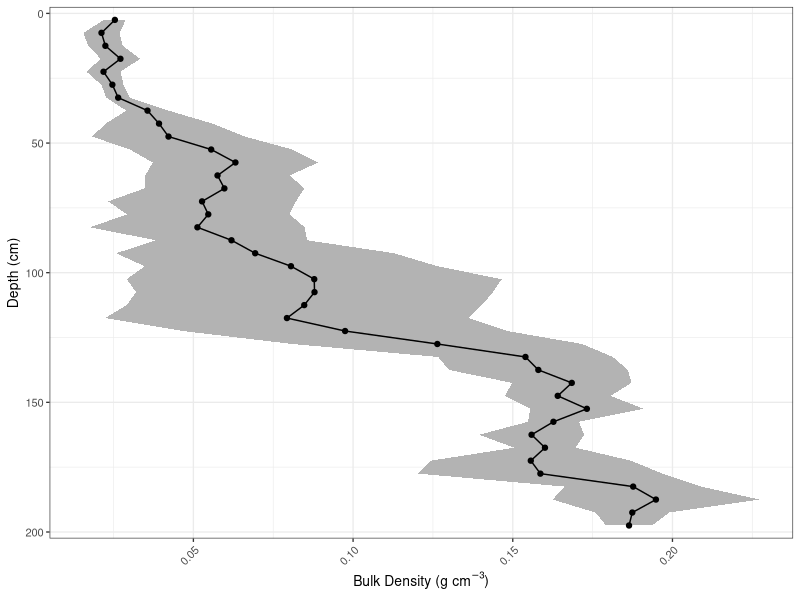
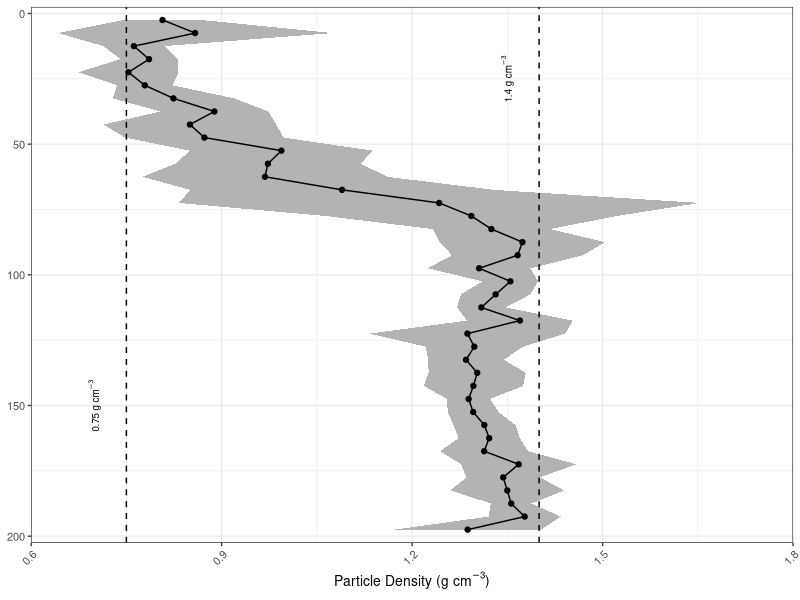
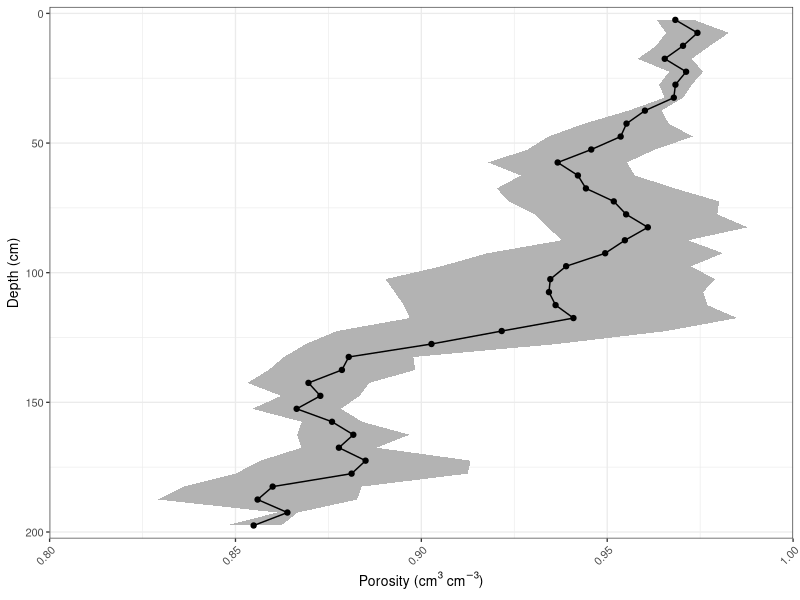
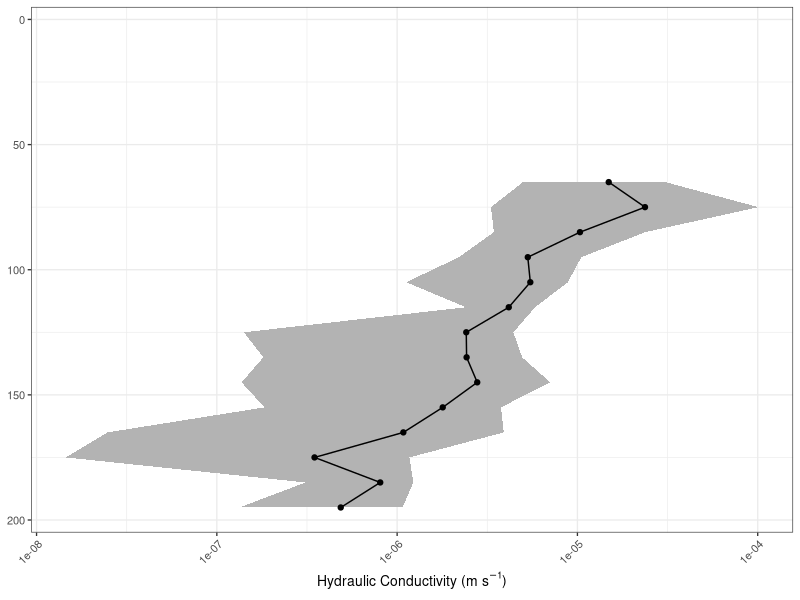
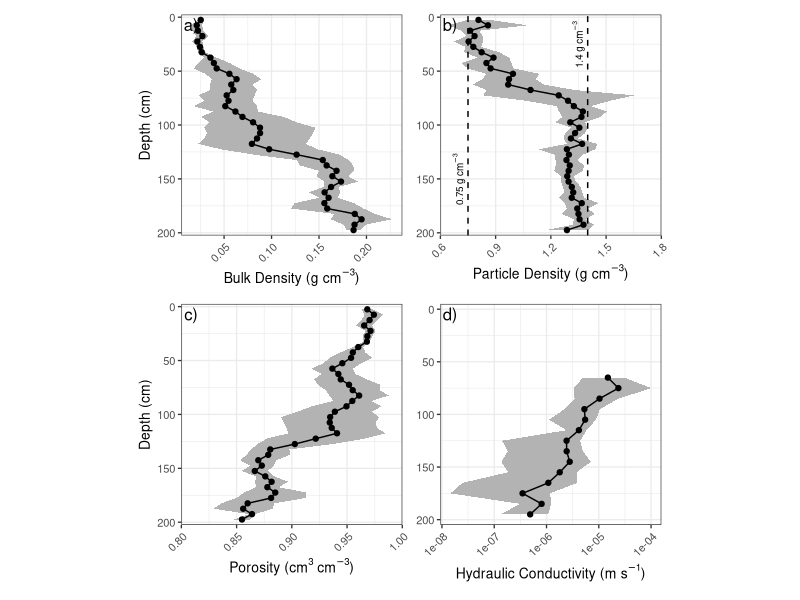
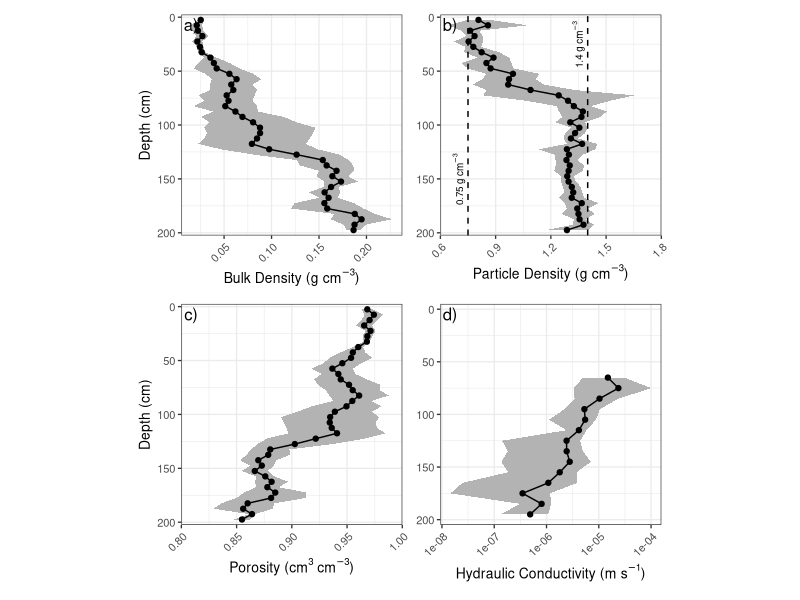

R code for these plots, in order:
#' # Load Libraries

library(tidyverse)
library(patchwork)

#' # Read in data 
data <-  read_csv("Data.csv") %>%
  pivot_longer(cols = c("particle_density_g_cm3", "bulk_density_g_cm3", "porosity"), names_to = "parameter", values_to = "value")

k_data <-  read_csv("Ksat data.csv") 

plot_data <- data %>%
  group_by(parameter, mid_depth) %>%
  summarise(mean = mean(value, na.rm = TRUE),
            sd = sd(value, na.rm = TRUE)) %>%
  ungroup() 

plot_data2 <- k_data %>%
  group_by(mid_depth) %>%
  summarise(mean = mean(K_sat, na.rm = TRUE),
            sd = sd(K_sat, na.rm = TRUE),
            n = n(),
            max = max(K_sat, na.rm = TRUE),
            min = min(K_sat, na.rm = TRUE)) %>%
  ungroup()

bd1 <- ggplot(data = filter(plot_data, parameter == "bulk_density_g_cm3"), aes(x = mid_depth, y = mean)) +
  geom_ribbon(aes(ymin = mean - sd, ymax = mean + sd), fill = "grey70") +
  geom_point() +
  geom_line() +
  theme_bw(base_size = 10) +
  scale_x_reverse(expand = c(0,5), breaks = seq(0, 200, 50)) +
  #scale_y_continuous(expand = c(0,0), limits = c(0, 0.25), breaks = seq(0, 0.25, 0.05)) +
  coord_flip() +
  labs(x = "Depth (cm)", y = expression(paste("Bulk Density (", g~cm^{-3}, ")"))) +
  theme(axis.text.x = element_text(angle = 45, hjust = 1, vjust = 1))
bd1

pd1 <- ggplot(data = filter(plot_data, parameter == "particle_density_g_cm3"), aes(x = mid_depth, y = mean)) +
  geom_ribbon(aes(ymin = mean - sd, ymax = mean + sd), fill = "grey70") +
  geom_point() +
  geom_line() +
  geom_hline(yintercept = 0.75, linetype = "dashed") +
  annotate("text", x = 150, y = 0.7, label =  "0.75~g~cm^{-3}", parse = TRUE, angle = 90, size = 2.5) +
  geom_hline(yintercept = 1.4, linetype = "dashed") +
  annotate("text", x = 25, y = 1.35, label =  "1.4~g~cm^{-3}", parse = TRUE, angle = 90, size = 2.5) +
  theme_bw(base_size = 10) +
  scale_x_reverse(expand = c(0,5), breaks = seq(0, 200, 50)) +
  scale_y_continuous(expand = c(0,0), limits = c(0.6, 1.8), breaks = seq(0.6, 1.8, 0.3)) +
  coord_flip() +
  labs(x = "Depth (cm)", y = expression(paste("Particle Density (", g~cm^{-3}, ")"))) +
  theme(axis.title.y = element_blank(),
        axis.text.x = element_text(angle = 45, hjust = 1, vjust = 1))
pd1

p1 <- ggplot(data = filter(plot_data, parameter == "porosity"), aes(x = mid_depth, y = mean)) +
  geom_ribbon(aes(ymin = mean - sd, ymax = mean + sd), fill = "grey70") +
  geom_point() +
  geom_line() +
  theme_bw(base_size = 10) +
  scale_x_reverse(expand = c(0,5), breaks = seq(0, 200, 50)) +
  scale_y_continuous(expand = c(0,0), limits = c(0.8, 1), breaks = seq(0.8, 1, 0.05)) +
  coord_flip() +
  labs(x = "Depth (cm)", y = expression(paste("Porosity (", cm^{3}~cm^{-3}, ")"))) +
  theme(axis.text.x = element_text(angle = 45, hjust = 1, vjust = 1))
p1


k1<- ggplot(data = plot_data2, aes(x = mid_depth, y = mean)) +
  geom_ribbon(aes(ymin = min, ymax = max), fill = "grey70") +
  geom_point() +
  geom_line() +
  theme_bw(base_size = 10) +
  scale_x_reverse(expand = c(0,5), limits = c(200, 0), breaks = seq(0, 200, 50)) +
  scale_y_log10() +
  coord_flip() +
  labs(y = expression(paste("Hydraulic Conductivity (", m~s^{-1}, ")"))) +
  theme(axis.title.y = element_blank(),
        axis.text.x = element_text(angle = 45, hjust = 1, vjust = 1))
k1


p3 <- bd1 + pd1 + p1 + k1 + 
  plot_layout(guides = 'collect', axes = "collect", axis_titles = "collect") + 
  plot_annotation(tag_levels = "a", tag_suffix = ")") & 
  theme(legend.position = 'bottom', plot.tag.location = "panel", plot.tag.position = c(0.045,0.955), aspect.ratio=1)
p3

ggsave(plot = p3, filename = "Figure Supp 1.png", height = 170, width = 174, units = "mm", dpi = 600)
